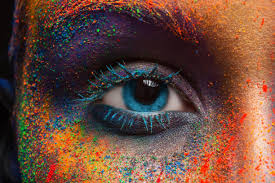
#> input picture cv/ee.jpg, 275 x 183 px, found by its file name
$ python rootat.py
#> lines starting #> are read from the running program, lines starting #| are printed output that depends on the picture
import cv2
image=cv2.imread("d:\\cv\\ee.jpg",flags=1)
#> image is the input picture: shape (183, 275, 3); mean B, G, R 59.9, 72.9, 106.2


h,w=image.shape[:2]
#> h = 183; w = 275
print(h,w)
#| 183 275
center=(w//2 , h//2)
#> center = (137, 91)
g=cv2.getRotationMatrix2D(center=center, angle=40, scale=1)
rotated=cv2.warpAffine(image, g, (w,h))
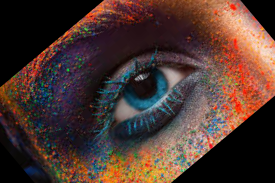
#> rotated: shape (183, 275, 3); mean B, G, R 48.1, 54.4, 77.1

cv2.imshow("simple" , image)
cv2.imshow("rootated" , rotated )
cv2.waitKey(0)
cv2.destroyAllWindows()

$ run again, with cv/a.jpg copied over cv/ee.jpg
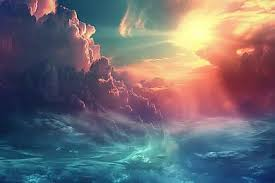
#> input picture cv/a.jpg, 275 x 183 px, found by its file name
#> image is the input picture: shape (183, 275, 3); mean B, G, R 114.8, 108.1, 111.2
#| 183 275
#> `rotated=cv2.warpAffine(image, g, (w,h))`:
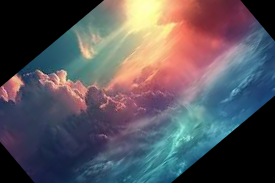
#> rotated: shape (183, 275, 3); mean B, G, R 92, 85.3, 88.4

$ run again, with cv/ab.jpg copied over cv/ee.jpg
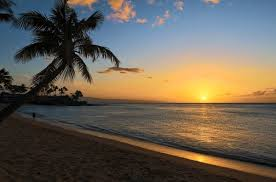
#> input picture cv/ab.jpg, 276 x 182 px, found by its file name
#> image is the input picture: shape (182, 276, 3); mean B, G, R 83.4, 95.8, 104.6
#| 182 276
#> `rotated=cv2.warpAffine(image, g, (w,h))`:
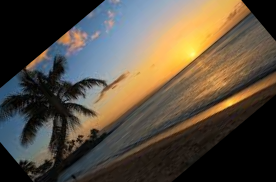
#> rotated: shape (182, 276, 3); mean B, G, R 64.2, 77.8, 87.7

$ run again, with cv/abc.jpg copied over cv/ee.jpg
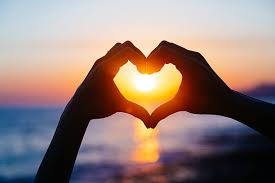
#> input picture cv/abc.jpg, 275 x 183 px, found by its file name
#> image is the input picture: shape (183, 275, 3); mean B, G, R 120.4, 126.5, 148.1
#| 183 275
#> `rotated=cv2.warpAffine(image, g, (w,h))`:
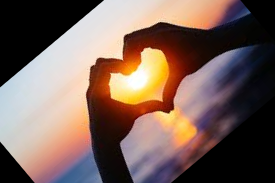
#> rotated: shape (183, 275, 3); mean B, G, R 89.7, 98.3, 121.3
